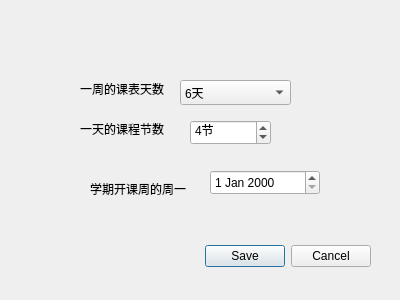
<?xml version="1.0" encoding="UTF-8"?>
<ui version="4.0">
 <class>Dialog_tablesetting</class>
 <widget class="QDialog" name="Dialog_tablesetting">
  <property name="geometry">
   <rect>
    <x>0</x>
    <y>0</y>
    <width>400</width>
    <height>300</height>
   </rect>
  </property>
  <property name="windowTitle">
   <string>Dialog</string>
  </property>
  <widget class="QDialogButtonBox" name="buttonBox">
   <property name="geometry">
    <rect>
     <x>30</x>
     <y>240</y>
     <width>341</width>
     <height>32</height>
    </rect>
   </property>
   <property name="orientation">
    <enum>Qt::Orientation::Horizontal</enum>
   </property>
   <property name="standardButtons">
    <set>QDialogButtonBox::StandardButton::Cancel|QDialogButtonBox::StandardButton::Save</set>
   </property>
  </widget>
  <widget class="QDateEdit" name="dateEdit">
   <property name="geometry">
    <rect>
     <x>210</x>
     <y>170</y>
     <width>110</width>
     <height>25</height>
    </rect>
   </property>
  </widget>
  <widget class="QLabel" name="label_3">
   <property name="geometry">
    <rect>
     <x>90</x>
     <y>180</y>
     <width>111</width>
     <height>17</height>
    </rect>
   </property>
   <property name="text">
    <string>学期开课周的周一</string>
   </property>
  </widget>
  <widget class="QLabel" name="label_2">
   <property name="geometry">
    <rect>
     <x>80</x>
     <y>120</y>
     <width>101</width>
     <height>17</height>
    </rect>
   </property>
   <property name="text">
    <string>一天的课程节数</string>
   </property>
  </widget>
  <widget class="QSpinBox" name="sbrow">
   <property name="geometry">
    <rect>
     <x>190</x>
     <y>120</y>
     <width>81</width>
     <height>25</height>
    </rect>
   </property>
   <property name="suffix">
    <string>节</string>
   </property>
   <property name="minimum">
    <number>1</number>
   </property>
   <property name="value">
    <number>4</number>
   </property>
  </widget>
  <widget class="QLabel" name="label">
   <property name="geometry">
    <rect>
     <x>80</x>
     <y>80</y>
     <width>91</width>
     <height>17</height>
    </rect>
   </property>
   <property name="text">
    <string>一周的课表天数</string>
   </property>
  </widget>
  <widget class="QComboBox" name="cbcolumn">
   <property name="geometry">
    <rect>
     <x>180</x>
     <y>80</y>
     <width>111</width>
     <height>25</height>
    </rect>
   </property>
   <property name="currentIndex">
    <number>1</number>
   </property>
   <item>
    <property name="text">
     <string>5天</string>
    </property>
   </item>
   <item>
    <property name="text">
     <string>6天</string>
    </property>
   </item>
   <item>
    <property name="text">
     <string>7天</string>
    </property>
   </item>
  </widget>
 </widget>
 <resources/>
 <connections>
  <connection>
   <sender>buttonBox</sender>
   <signal>rejected()</signal>
   <receiver>Dialog_tablesetting</receiver>
   <slot>reject()</slot>
   <hints>
    <hint type="sourcelabel">
     <x>316</x>
     <y>260</y>
    </hint>
    <hint type="destinationlabel">
     <x>286</x>
     <y>274</y>
    </hint>
   </hints>
  </connection>
 </connections>
</ui>
